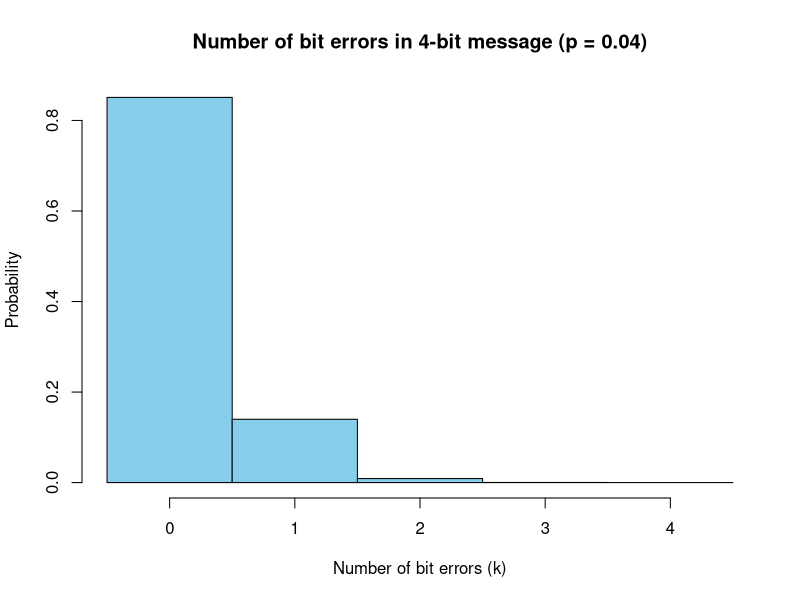
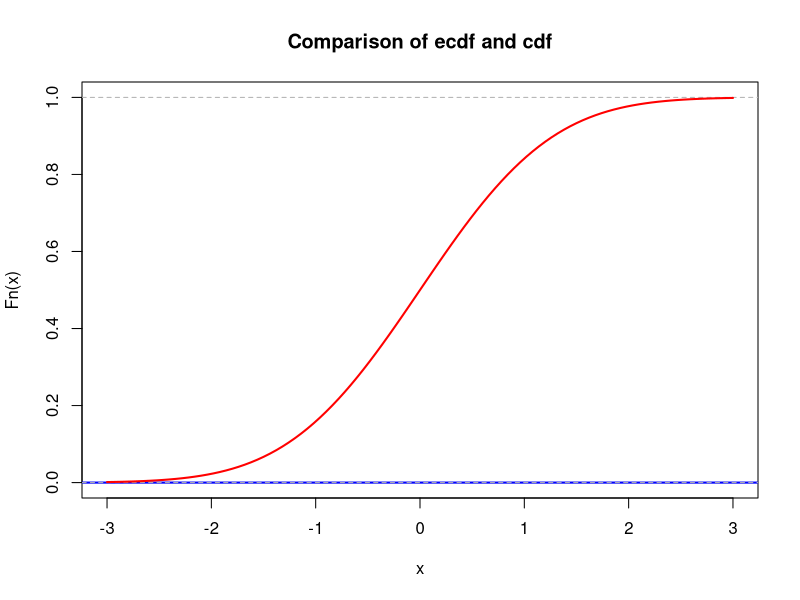
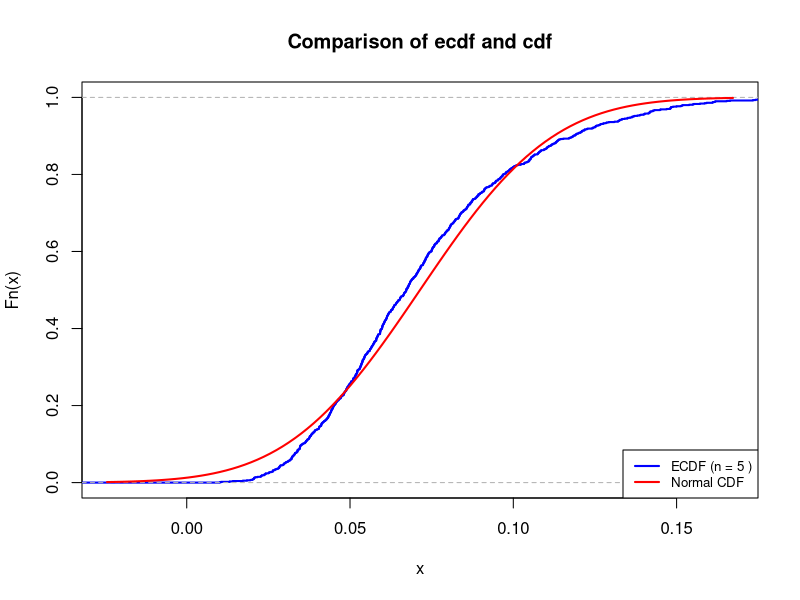
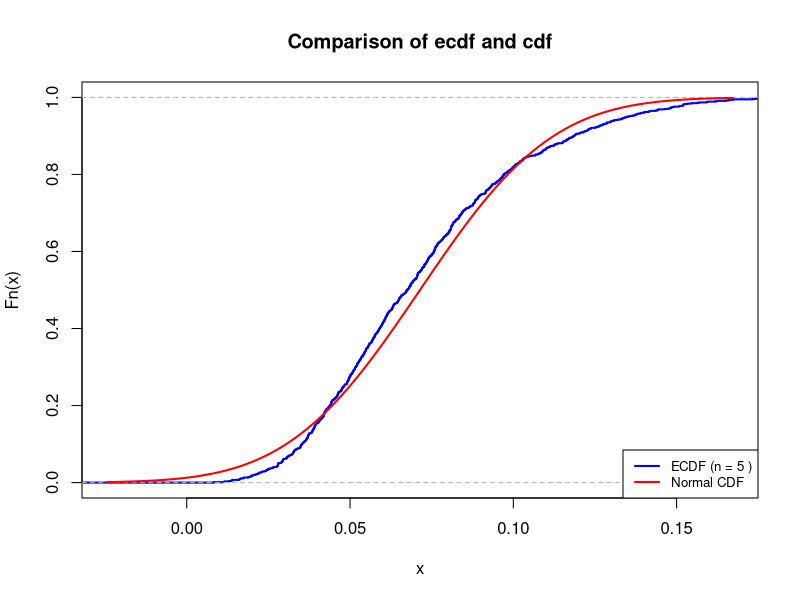
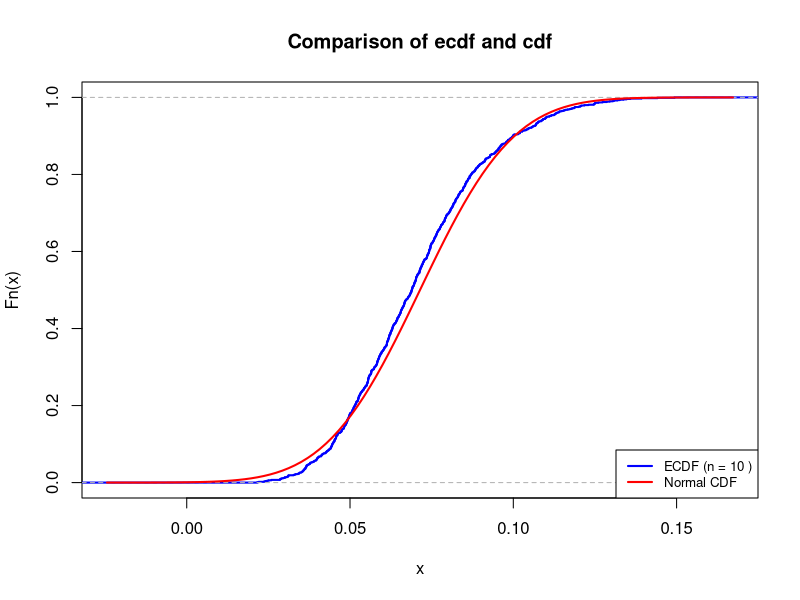
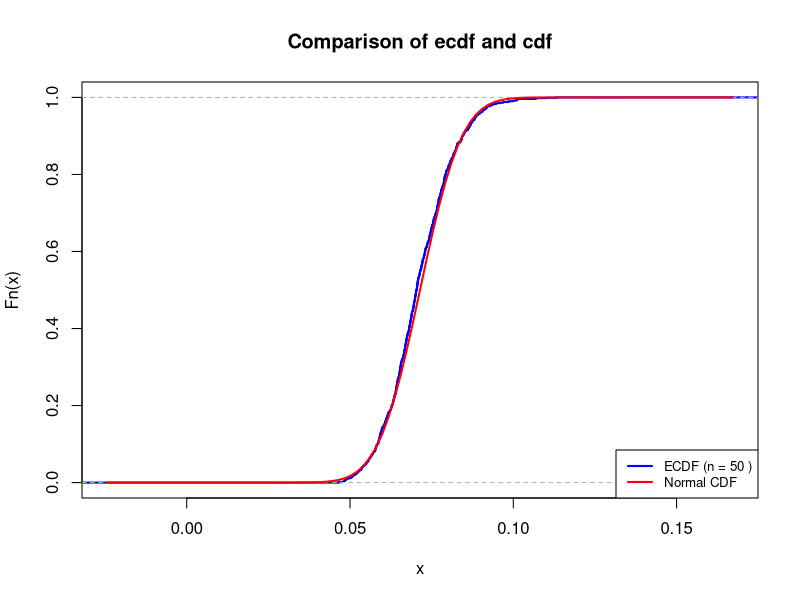

Generate these figures, in order, with R: (Note: this script raises an error after producing the figures.)
## ---- chunk 1
# your team id number 
                          ###
id <- 4                  ### Change to the correct id!
                          ###
set.seed(id)
p <- id/100
# matrices G and H
G <- matrix(c(1, 1, 1, 0, 0, 0, 0,
		1, 0, 0, 1, 1, 0, 0,
		0, 1, 0, 1, 0, 1, 0,
		1, 1, 0, 1, 0, 0, 1), nrow = 4, byrow = TRUE)
H <- t(matrix(c(1, 0, 1, 0, 1, 0, 1,
		0, 1, 1, 0, 0, 1, 1,
		0, 0, 0, 1, 1, 1, 1), nrow = 3, byrow = TRUE))
cat("The matrix G is: \n") 
G  
cat("The matrix H is: \n") 
H
cat("The product GH must be zero: \n")
(G%*%H) %%2
## ---- chunk 2
# generate N messages

message_generator <- function(N) {
  matrix(sample(c(0,1), 4*N, replace = TRUE), nrow = N)
}  
messages <- message_generator(100)
codewords <- (messages %*% G) %% 2
## ---- chunk 3
N <- nrow(messages)
n_bits <- ncol(G)

# кожен біт пошкоджується незалежно з імовірністю p
errors <- matrix(rbinom(N * n_bits, 1, p), nrow = N, ncol = n_bits)

# накладаємо помилки на кодові слова (XOR по модулю 2)
received <- (codewords + errors) %% 2

# перевіримо перші кілька рядків
head(errors)
head(received)
## ---- chunk 4
# syndrome calculation
syndromes <- (received %*% H) %% 2

# all possible single-bit errors
error_patterns <- diag(7)

# синдроми для кожного з них
syndrome_table <- (error_patterns %*% H) %% 2

# додаємо випадок "нема помилки"
syndrome_table <- rbind(rep(0,3), syndrome_table)

corrected <- received  # створюємо копію для виправлення

for (i in 1:nrow(received)) {
  s <- syndromes[i, ]
  # знаходимо індекс рядка в syndrome_table, який збігається з s
  match_idx <- which(apply(syndrome_table, 1, function(row) all(row == s))) - 1
  if (length(match_idx) == 1 && match_idx > 0) {
    # flip the corresponding bit
    corrected[i, match_idx] <- (corrected[i, match_idx] + 1) %% 2
  }
}

decoded <- corrected[, 1:4]

# обудова таблиці всіх кодових слів (16 можливих)
all_msgs <- as.matrix(expand.grid(0:1, 0:1, 0:1, 0:1))
all_code <- (all_msgs %*% G) %% 2

# допоміжна функція: робить рядок "0101010" для порівняння
key <- function(M) apply(M, 1, paste0, collapse = "")

# створюємо "словник" кодових слів -> повідомлень
dict_keys <- key(all_code)

# --- після виправлення помилок ---
recv_keys <- key(corrected)
idx <- match(recv_keys, dict_keys)

# декодовані повідомлення за знайденими індексами
decoded <- all_msgs[idx, , drop = FALSE]

success <- rowSums(decoded == messages) == 4
p_hat <- mean(success)
cat("Estimated probability of correct transmission (p_hat):", p_hat, "\n")

## ---- chunk 5
N <- nrow(messages)                           # кількість симуляцій
SE <- sqrt(p_hat * (1 - p_hat) / N)           # стандартна похибка
epsilon <- 1.96 * SE                          # напівдовжина 95% ДІ
CI <- c(p_hat - epsilon, p_hat + epsilon)

cat(sprintf("p_hat = %.5f\n", p_hat))
cat(sprintf("SE     = %.6f\n", SE))
cat(sprintf("95%% CI = (%.5f, %.5f)\n", CI[1], CI[2]))

## ---- chunk 6
eps_target <- 0.03

# плагін-оцінка за поточним p_hat
N <- ceiling( (1.96^2 * p_hat * (1 - p_hat)) / eps_target^2 )

cat(sprintf("N >= %d\n", N))

## ---- chunk 7
id <- 4
set.seed(id)
p <- id / 100
N <- 100000

errors <- matrix(rbinom(N * 4, 1, p), nrow = N, ncol = 4)
k <- rowSums(errors)

hist(k,
     breaks = seq(-0.5, 4.5, 1),
     freq = FALSE,
     col = "skyblue",
     border = "black",
     main = sprintf("Number of bit errors in 4-bit message (p = %.2f)", p),
     xlab = "Number of bit errors (k)",
     ylab = "Probability")

k_vals <- 0:4
theoretical <- dbinom(k_vals, size = 4, prob = p)


## ---- chunk 8
lambda <- 1  # change this!
N <- 100     # change this!
mu <- N * lambda
K <- 1e3
n <- 5
sample_means <- colMeans(matrix(rpois(n*K, lambda = mu), nrow=n))
## ---- chunk 9
mu <- 0       # change this!
sigma <- 1    # change this!
## ---- chunk 10
xlims <- c(mu-3*sigma,mu+3*sigma)
Fs <- ecdf(sample_means)
plot(Fs, 
     xlim = xlims, 
     ylim = c(0,1),
     col = "blue",
     lwd = 2,
     main = "Comparison of ecdf and cdf")
curve(pnorm(x, mean = mu, sd = sigma), col = "red", lwd = 2, add = TRUE)
## ---- chunk 11
nu1 <- 14
K <- 1e3
n <- 5 #change 10, 50
sample_means <- colMeans(matrix(rexp(n*K, rate = nu1), nrow=n))
## ---- chunk 12
mu <- 1/nu1 #teoretical
sigma <- 1/(sqrt(n)*nu1) # var(sample mean)
## ---- chunk 13
xlims <- c(mu-3*sigma,mu+3*sigma) # 99.7% of data in mu +- 3sigma in normal dist.

Fs <- ecdf(sample_means)
plot(Fs, 
     xlim = xlims, 
     col = "blue",
     lwd = 2,
     main = "Comparison of ecdf and cdf")

curve(pnorm(x, mean = mu, sd = sigma), col = "red", lwd = 2, add = TRUE)

legend("bottomright", 
       legend = c(paste("ECDF (n =", n, ")"), "Normal CDF"), 
       col = c("blue", "red"), 
       lwd = 2, 
       cex = 0.8)
## ---- chunk 14
max_diff <- max(abs(Fs(sample_means)-pnorm(sample_means, mean = mu, sd = sigma)))
cat("For n =", N, "maximal difference between the two c.d.f.'s =", max_diff)
## ---- chunk 15
n_vals <- c(5, 10, 50)
for (n in n_vals) {
  sample_means <- colMeans(matrix(rexp(n*K, rate = nu1), nrow=n))
  mu <- 1/nu1 #teoretical
  sigma <- 1/(sqrt(n)*nu1) # var(sample mean)
  Fs <- ecdf(sample_means)
  plot(Fs, 
       xlim = xlims, 
       col = "blue",
       lwd = 2,
       main = "Comparison of ecdf and cdf")
  
  curve(pnorm(x, mean = mu, sd = sigma), col = "red", lwd = 2, add = TRUE)
  
  legend("bottomright", 
         legend = c(paste("ECDF (n =", n, ")"), "Normal CDF"), 
         col = c("blue", "red"), 
         lwd = 2, 
         cex = 0.8)
}
## ---- chunk 16
desired <- 0.95

#Markov
N_markov <- ceiling(100/(100*(1-desired)*nu1)) #3
cat("Markov: N >=", N_markov, "\n")
#CLT
N_clt <- floor((100 + qnorm(1-desired)*sqrt(100))/(100*nu1)) #0
cat("CLT: N <=", N_clt, "\n")
#Chernoff
N_chernoff <- 10#default -> 10, too big
for (N in 1:10) {
  nu <- nu1*N
  bound <- exp(min*nu - 100) * (min*nu/100)^100
  if (bound <= (1-desired)) {
    N_chernoff <- N
    break
  }
}
cat("Chernoff: N <=", N_chernoff, "\n")
#Predicted
N_pred <- 2
nu <- nu1*N_pred

S_samples <- replicate(K, sum(rexp(100, rate = nu)))

hist(S_samples, breaks = 30, col = "skyblue",
     main = paste("Total Time Distribution (N =", N_pred, ")"),
     xlab = "Seconds")

safe_prob <- mean(S_samples <= 100) #???
cat("Probability the location is safe: P =", round(safe_prob, 4), "\n")
## ---- chunk 17
set.seed(4)
mu <- 4
sigma <- sqrt(2*4 + 7)
N <- 100

X <- rnorm(N, mean = mu, sd = sigma)
Y <- 1/X
one_over_X_ <- 1/mean(X)
Y_ <- mean(Y)

cat("1 / mean(X)", one_over_X_, "\n")
cat("mean(Y):", Y_, "\n")
## ---- chunk 18
lambda <- 2
N <- 100

set.seed(4)
#X,Y - i.i.d. r.v. with Exp(2)
X <- rexp(N, rate = lambda)
Y <- rexp(N, rate = lambda)
Z <- log(X) + 5

# Q.Q.-plot X,Y
qqplot(X, Y, main = "Q.Q.-plot: X,Y (Exp(2))", xlab = "X quantile", ylab = "Y quantile")
abline(0, 1, col = "red", lty = 2)

# Scatterplot X,Y
plot(X, Y, main = "Scatterplot: X,Y", xlab = "X", ylab = "Y")
abline(0, 1, col = "red", lty = 2)

# Q.Q.-plot X,Z
qqplot(X, Z, main = "Q.Q.-plot X,Z", xlab = "X quantile", ylab = "Y quantile")
abline(0, 1, col = "red", lty = 2)

# Scatterplot X,Z
plot(X, Z, main = "Scatterplot X,Z", xlab = "X", ylab = "Z")
curve(log(x) + 5, from = min(X), to = max(X), add = TRUE, col = "red", lwd = 2)
## ---- chunk 19
N <- 100
set.seed(4)
X <- rbinom(N, size = 3, prob=0.5)

teor_exp_x <- 3*0.5
teor_var_x <- 3*0.5*(1-0.5)
cat("Teoretical Expectation of X =", teor_exp_x, "\n")
cat("Teoretical Variance of X =", teor_var_x, "\n\n")

sample_mean_x <- mean(X)
sample_var_X <- var(X)
cat("Sample mean of X =", sample_mean_x, "\n")
cat("Sample variance of X =", sample_var_X, "\n")
## ---- chunk 20
Y <- 0.5*X - 1


teor_exp_y <- 0.5*teor_exp_x -1
teor_var_y <- 0.5^2 *teor_var_x
cat("Teoretical Expectation of Y =", teor_exp_y, "\n")
cat("Teoretical Variance of Y =", teor_var_y, "\n\n")

sample_mean_y <- mean(Y)
sample_var_y <- var(Y)
cat("Sample mean of Y =", sample_mean_y, "\n")
cat("Sample variance of Y =", sample_var_y, "\n")
